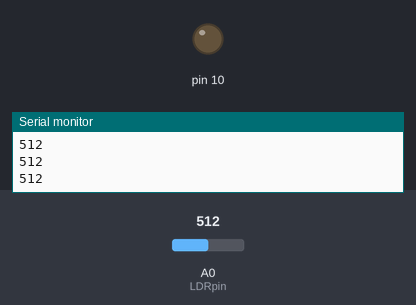
This sketch was run on a simulated Arduino Uno, built with avr-gcc and run on an emulated ATmega328P. Parts: output pins drawn as LEDs (lit = HIGH), the last lines printed to the serial monitor. Dashed ring = blinking. Inputs (shaded band) come from the test bench; at power-on: A0 (LDRpin) = 512.

Above: at 1.3 s.
1.4 s: A0 (LDRpin) set to 107
2.9 s: A0 (LDRpin) set to 89
At 3.5 s:
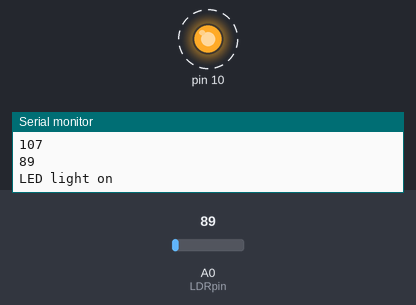
6.0 s: A0 (LDRpin) set to 110
At 6.4 s:
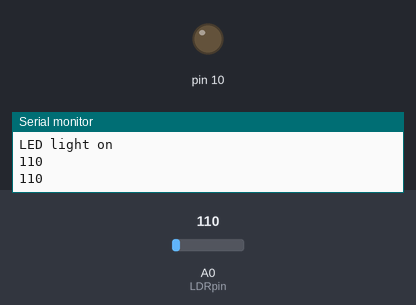
7.6 s: A0 (LDRpin) set to 90
At 8.4 s:
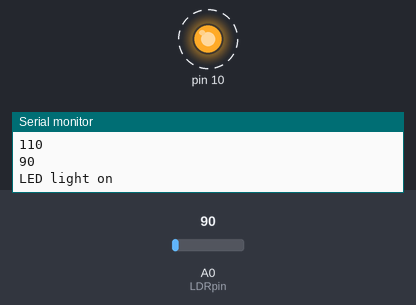
Timing chart, 0 to 11.7 s (numbered marks = the images above; inputs shaded):
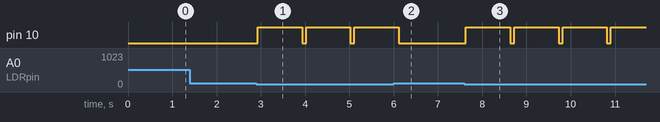

Measured:
- the behaviour switches between 100 and 99 on A0 (LDRpin) (found by bisection; images 0 and 1)
- after the input at 2.9 s, pin 10: alternates HIGH for 1.0 s and LOW for 0.09 s, starting at once
- after the input at 6.0 s, pin 10: goes on until 6.1 s, then stays LOW
- after the input at 7.6 s, pin 10: alternates HIGH for 1.0 s and LOW for 0.09 s, starting at once

The sketch:

Blink_Test.ino
```cpp
//*Created By Agkiya infotech
//*Automatic Street Light

#define LDRpin A0 // pin where we connected the LDR and the resistor

int LDRValue = 0;     // result of reading the analog pin
void setup()
{
  Serial.begin(9600); // sets serial port for communication
  pinMode(10, OUTPUT);
}


void loop()
{
  LDRValue = analogRead(LDRpin); // read the value from the LDR
  Serial.println(LDRValue);      // print the value to the serial port
   if(LDRValue < 100)
 {
   Serial.println("LED light on");
   digitalWrite(10,HIGH);
   delay(1000);
 }
 digitalWrite(10,LOW);
 delay(LDRValue);      // put your main code here, to run repeatedly:

}
```
